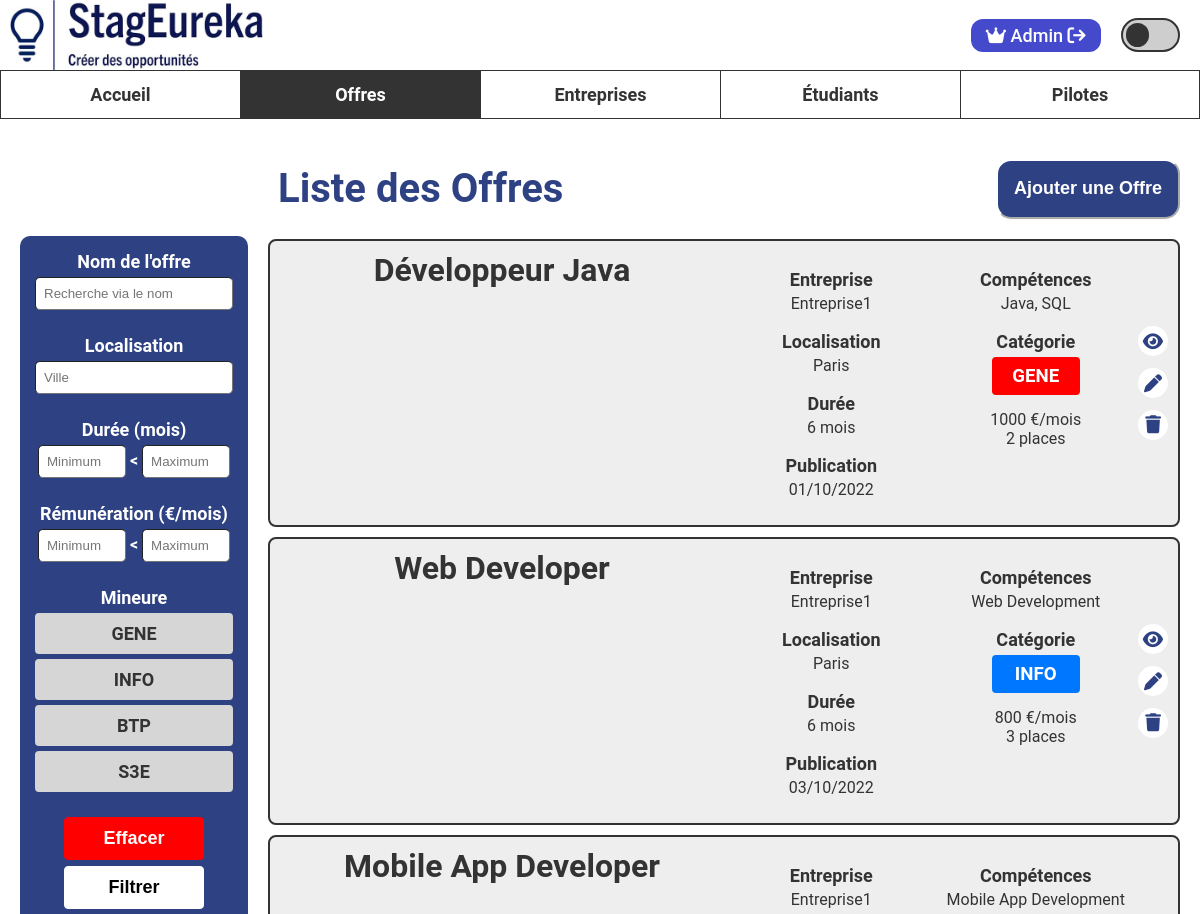
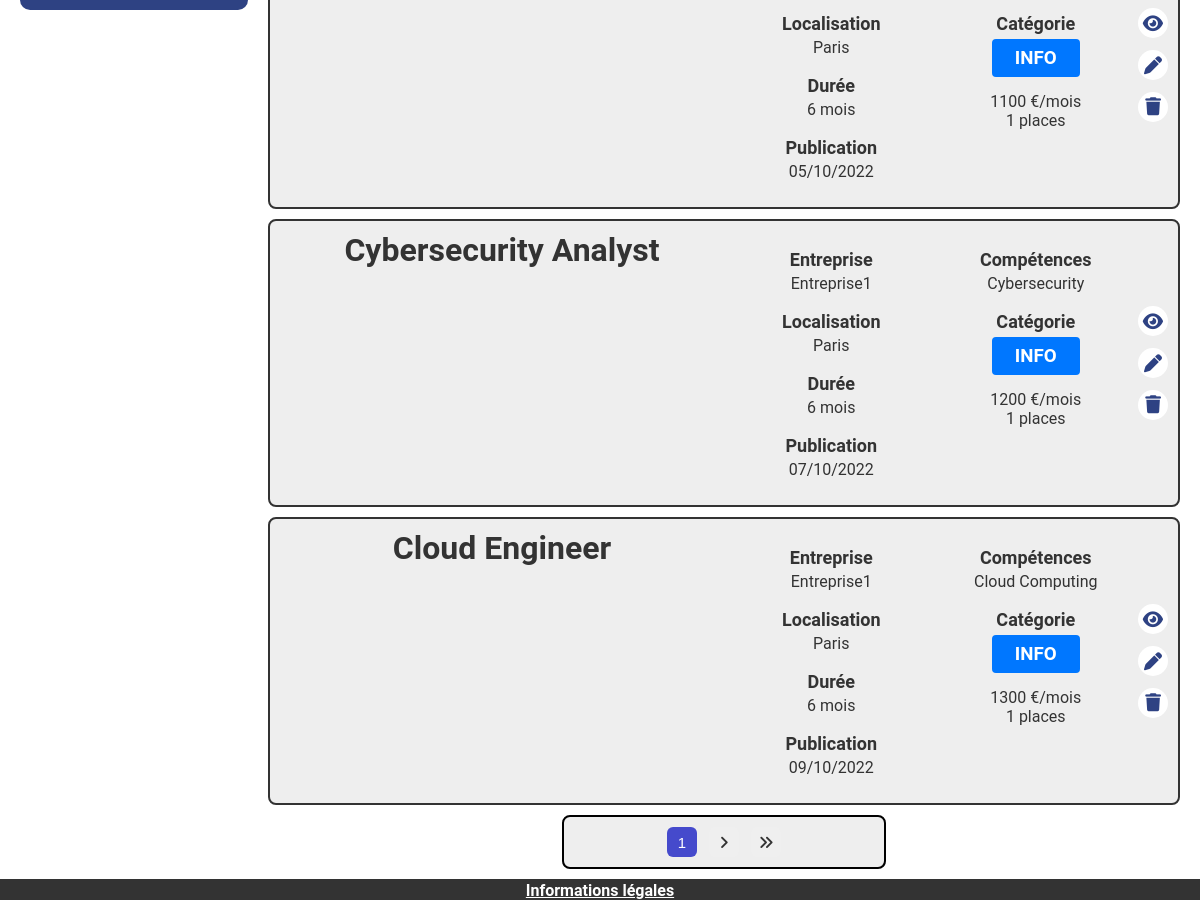
Page /www/offre/liste (signed in) on the committed database (2 pictures, top to bottom).
### tables this page shows
CREATE TABLE InternshipOffer(
   idInternshipOffer INT NOT NULL AUTO_INCREMENT,
   skills VARCHAR(258) NOT NULL,
   title VARCHAR(50) NOT NULL,
   description TEXT NOT NULL,
   remuneration FLOAT NOT NULL,
   offerDate DATE NOT NULL,
   numberOfPlaces INT NOT NULL,
   duration INT NOT NULL,
   minor VARCHAR(4) NOT NULL,
 
 
 
 
   pictureURL TEXT NOT NULL DEFAULT "",
   idAddress INT NOT NULL,
   idCompany INT NOT NULL,
   PRIMARY KEY(idInternshipOffer),
   FOREIGN KEY(idAddress) REFERENCES Address(idAddress),
   FOREIGN KEY(idCompany) REFERENCES Company(idCompany)
);

CREATE TABLE Company (
   idCompany INT NOT NULL AUTO_INCREMENT,
   nameCompany VARCHAR(50) NOT NULL,
   activityAera VARCHAR(50) NOT NULL,
   applicationAmount INT NOT NULL DEFAULT 0,
   visible TINYINT(1) NOT NULL DEFAULT 1,
   PRIMARY KEY(idCompany)
);

CREATE TABLE City(
   idCity INT NOT NULL AUTO_INCREMENT,
   cityName VARCHAR(50),
   addressCode VARCHAR(10),
   PRIMARY KEY(idCity)
);

CREATE TABLE Address(
   idAddress INT NOT NULL AUTO_INCREMENT,
   streetNumber INT NOT NULL,
   streetName VARCHAR(50) NOT NULL,
   idCity INT NOT NULL,
   PRIMARY KEY(idAddress),
   FOREIGN KEY(idCity) REFERENCES City(idCity)
);

### www/modele/offre_modele.php (called while the page is built, shortened)
<?php
require_once "entreprise_modele.php";
require_once "adresse_modele.php";
class Offre {
    public function __construct(
        int $id,
        string $titre,
        string $description,
        string $competences,
        float $remuneration,
        int $places,
        int $duree,
        string $mineure,
        string $urlImage,
        DateTime $dateDebut,
        Adresse $adresse,
        Entreprise $entreprise
    ) {
        $this->id = $id;
        $this->titre = $titre;
        $this->competences = $competences;
        $this->remuneration = $remuneration;
        $this->places = $places;
        $this->duree = $duree;
        $this->mineure = $mineure;
        $this->dateDebut = $dateDebut;
        $this->adresse = $adresse;
        $this->entreprise = $entreprise;
    }
}
function getOffresFiltre(
    string $nomOffre,
    string $ville,
    int $dureeMin,
    int $dureeMax,
    int $remunerationMin,
    int $remunerationMax,
    bool $wishlist,
    bool $gene,
    bool $info,
    bool $btp,
    bool $s3e,
    int $idEtudiant=-1
) : array {
    $pdo = connexionBDD();
    $filtres = [];
    $sql = "SELECT * FROM InternshipOffer intern
    JOIN Company comp ON intern.idCompany = comp.idCompany
    JOIN Address a ON intern.idAddress = a.idAddress
    JOIN City c ON a.idCity = c.idCity
    WHERE 1";
    $requete = $pdo->prepare($sql);
    $requete->execute($filtres);
    $reponseBdd = $requete->fetchAll(PDO::FETCH_ASSOC);
    $offres = [];
    foreach ($reponseBdd as $offre) {
        try {
            $dateDebut = new DateTime($offre["offerDate"]);
        } catch (Exception $e) {
            continue;
        }
        $mineure = $offre["minor"];
        $adresse = getAdresse($offre["idAddress"]);
        $entreprise = getEntreprise($offre["idCompany"], false);
        $offres[] =  new Offre(
            $offre["idInternshipOffer"],
            $offre["title"],
            $offre["description"],
            $offre["skills"],
            $offre["remuneration"],
            $offre["numberOfPlaces"],
            $offre["duration"],
            $mineure,
            $offre["pictureURL"],
            $dateDebut,
            $adresse,
            $entreprise
        );
    }
    return $offres;
}

### www/modele/adresse_modele.php (called while the page is built, shortened)
<?php
class Adresse {
    public function __construct(int $id, int $numero, string $rue, string $ville, string $codePostal) {
        $this->ville = $ville;
    }
}
function getAdresse(int $id): ?Adresse {
    $pdo = connexionBDD();
    $requete = $pdo->prepare(
        "SELECT a.idAddress, a.streetNumber, a.streetName, c.cityName, c.addressCode
        FROM Address a
        JOIN City c ON (a.idCity = c.idCity)"
    );
    $requete->execute([]);
    $adresse = $requete->fetch();
    return new Adresse(
        $adresse["idAddress"],
        $adresse["streetNumber"],
        $adresse["streetName"],
        $adresse["cityName"],
        $adresse["addressCode"]
    );
}
function getAdressesEntreprise(int $idEntreprise): ?array {
    $pdo = connexionBDD();
    $requete = $pdo->prepare(
        "SELECT a.idAddress, a.streetNumber, a.streetName, city.cityName, city.addressCode
        FROM Company company
        JOIN is_settle s ON (company.idCompany = s.idCompany)
        JOIN Address a ON (s.idAddress = a.idAddress)
        JOIN City city ON (a.idCity = city.idCity)
        WHERE company.idCompany = :idEntreprise"
    );
    $requete->execute([
        ":idEntreprise" => $idEntreprise
    ]);
    $reponseBdd = $requete->fetchAll(PDO::FETCH_ASSOC);
    $adresses = [];
    foreach ($reponseBdd as $adresse) {
        $adresses[] = new Adresse(
            $adresse["idAddress"],
            $adresse["streetNumber"],
            $adresse["streetName"],
            $adresse["cityName"],
            $adresse["addressCode"]
        );
    }
    return $adresses;
}

### www/modele/entreprise_modele.php (called while the page is built, shortened)
<?php
require_once "adresse_modele.php";
class Entreprise {
    public function __construct(int $id, string $nom, string $activite, int $nbCandidats, bool $visible, float $noteEtudiants, float $notePilotes, array $adresses) {
        $this->nom = $nom;
    }
}
function getEntreprise(int $idEntreprise, bool $cacherInvisible): ?Entreprise {
    $pdo = connexionBDD();
    $sql = "SELECT * FROM Company WHERE idCompany = :idEntreprise";
    $requete = $pdo->prepare($sql);
    $requete->execute([
        ":idEntreprise" => $idEntreprise
    ]);
    $reponseBdd = $requete->fetch(PDO::FETCH_ASSOC);
    $entreprise = new Entreprise(
        $reponseBdd["idCompany"],
        $reponseBdd["nameCompany"],
        $reponseBdd["activityAera"],
        $reponseBdd["applicationAmount"],
        $reponseBdd["visible"],
        getMoyenneNotesEntreprise($reponseBdd["idCompany"], "ETUDIANT"),
        getMoyenneNotesEntreprise($reponseBdd["idCompany"], "PILOTE"),
        getAdressesEntreprise($reponseBdd["idCompany"])
    );
    return $entreprise;
}

### www/outils.php (called while the page is built, shortened)
<?php
function estAdmin(): bool {
    return isset($_SESSION["id"]) && isset($_SESSION["typeUtilisateur"]) && $_SESSION["typeUtilisateur"] == "ADMINISTRATEUR";
}

### www/vue/php/offre/liste_offres_vue.php (the view, shortened to what this page needs)
<?php
include_once "outils.php";
?>
<main class="main-affichage" id="main-liste-offres">
    <form action="<?= ADRESSE_SITE ?>/offre/liste" method="post" id="form-filtres">
        <div class="block-recherche" id="block-recherche-offres">
            <div class="barres-recherche">
                <div>
                    <div class="element-recherche">
                        <label for="filtre-nom-offre">Nom de l'offre</label>
                        <input type="text" placeholder="Recherche via le nom" class="case-recherche" id="filtre-nom-offre" name="nomOffre" value="<?= isset($_POST["nomOffre"]) ? $_POST["nomOffre"] : "" ?>">
                    </div>
                    <div class="element-recherche" id="localisation-recherche">
                        <h3>Localisation</h3>
                        <div id="conteneur-localisation-filtre">
                            <input type="text" placeholder="Ville" class="case-recherche" id="filtre-localisation-ville" name="ville" value="<?= isset($_POST["ville"]) ? $_POST["ville"] : "" ?>">
                        </div>
                    </div>
                </div>
                <div>
                    <div class="element-recherche" id="duree-recherche">
                        <h3>Durée (mois)</h3>
                        <div id="conteneur-duree-filtre">
                            <input type="number" class="case-court" placeholder="Minimum" name="dureeMin" value="<?= isset($_POST["dureeMin"]) ? $_POST["dureeMin"] : "" ?>">
                            &lt;
                            <input type="number" class="case-court" placeholder="Maximum" name="dureeMax" value="<?= isset($_POST["dureeMax"]) ? $_POST["dureeMax"] : "" ?>">
                        </div>
                    </div>
                    <div class="element-recherche" id="remuneration-recherche">
                        <h3>Rémunération (€/mois)</h3>
                        <div id="conteneur-remuneration-filtre">
                            <input type="number" class="case-court" placeholder="Minimum" name="remunerationMin" value="<?= isset($_POST["remunerationMin"]) ? $_POST["remunerationMin"] : "" ?>">
                            &lt;
                            <input type="number" class="case-court" placeholder="Maximum" name="remunerationMax" value="<?= isset($_POST["remunerationMax"]) ? $_POST["remunerationMax"] : "" ?>">
                        </div>
                    </div>
                </div>
            </div>
            <div class="mineures-recherche">
                <div class="element-recherche" id="options">
                    <h3>Mineure</h3>
                    <div id="block-mineure">
                        <label class="label-mineure label-gene" for="gene">GENE</label>
                        <label class="label-mineure label-info" for="info">INFO</label>
                        <label class="label-mineure label-btp" for="btp">BTP</label>
                        <label class="label-mineure label-s3e" for="s3e">S3E</label>
                    </div>
                </div>
            </div>
            <button type="reset" class="bouton-filtrage">Effacer</button>
            <button type="submit" class="bouton-filtrage">Filtrer</button>
        </div>
        <?php
        $page = isset($_POST["page"]) ? intval($_POST["page"]) : 1;
        ?>
    </form>
    <div class="affichage-cartes">
        <div class="haut-page-liste-resultats">
            <h1 id="haut-h1">Liste des Offres</h1>
            <button id="haut-bouton" onclick="location.href='<?= ADRESSE_SITE ?>/offre/creer'">Ajouter une Offre</button>
        </div>
        <div id="selection-entreprise">
            <?php for ($i = ($page - 1) * NB_RESULTATS_PAGE; $i < min(count($offres), $page * NB_RESULTATS_PAGE); $i++) { ?>
                <?php $offre = $offres[$i] ?>
                <div class="carte carte-offre" id="carte-offre-<?= $offre->id ?>">
                    <div class="info-carte">
                        <div class="element-partition titre-image-offre">
                            <div class="nom-offre-titre"><?= $offre->titre ?></div>
                        </div>
                        <div class="contenu-offre">
                            <div class="element-partition">
                                <div class="element-carte">
                                    <p class="element-carte-titre">Entreprise</p>
                                    <p class="element-carte-valeur"><?= $offre->entreprise->nom ?></p>
                                </div>
                                <div class="element-carte">
                                    <p class="element-carte-titre">Localisation</p>
                                    <p class="element-carte-valeur"><?= $offre->adresse->ville ?></p>
                                </div>
                                <div class="element-carte">
                                    <p class="element-carte-titre">Durée</p>
                                    <p class="element-carte-valeur"><?= $offre->duree ?> mois</p>
                                </div>
                                <div class="element-carte">
                                    <p class="element-carte-titre">Publication</p>
                                    <p class="element-carte-valeur"><?= $offre->dateDebut->format("d/m/Y") ?></p>
                                </div>
                            </div>
                            <div class="element-partition">
                                <div class="element-carte">
                                    <p class="element-carte-titre">Compétences</p>
                                    <p class="element-carte-valeur"><?= $offre->competences ?></p>
                                </div>
                                <div class="element-carte">
                                    <p class="element-carte-titre">Catégorie</p>
                                    <div class="carte-mineure-offre">
                                        <h3 class="label-mineure label-mineure-offre carte-<?= strtolower($offre->mineure) ?>"><?= $offre->mineure ?></h3>
                                    </div>
                                </div>
                                <div class="element-carte">
                                    <p class="element-carte-valeur"><?= $offre->remuneration ?> €/mois<br><?= $offre->places ?> places</p>
                                </div>
                            </div>
                            <div class="boutons-carte">
                                <button class="bouton-carte" onclick="location.href='<?= ADRESSE_SITE ?>/offre/lire/<?= $offre->id ?>'">
                                    <i class="fa-solid fa-eye"></i>
                                </button>
                                <?php if (estAdmin() || estPilote()) { ?>
                                    <button class="bouton-carte" onclick="location.href='<?= ADRESSE_SITE ?>/offre/modifier/<?= $offre->id ?>'">
                                        <i class="fa-solid fa-pen"></i>
                                    </button>
                                    <button class="bouton-carte" onclick="location.href='<?= ADRESSE_SITE ?>/offre/supprimer/<?= $offre->id ?>'">
                                        <i class="fa-solid fa-trash"></i>
                                    </button>
                                <?php } ?>
                            </div>
                        </div>
                    </div>
                </div>
            <?php } ?>
            <div class="conteneur-pagination-cartes">
                <div class="pagination-cartes" id="pagination">
                    <button class="bouton-nav" id="pagination-numero-actuel" hidden><?= $page ?></button>
                    <button class="bouton-nav" id="pagination-suivant" hidden><i class="fa-solid fa-angle-right"></i></button>
                    <button class="bouton-nav" id="pagination-fin" hidden><i class="fa-solid fa-angles-right"></i></button>
                </div>
            </div>
        </div>
    </div>
</main>
<?php
include "vue/php/mise_en_page_vue.php";
?>

### rows in the picture
internshipoffer: title "Développeur Java", duration "6", skills "Java, SQL", minor "GENE", remuneration "1000", numberOfPlaces "2"
company: nameCompany "Entreprise1"
city: cityName "Paris"
internshipoffer: title "Web Developer", idCompany.nameCompany "Entreprise1", duration "6", format "03/10/2022", skills "Web Development", minor "INFO", remuneration "800", numberOfPlaces "3"
internshipoffer: title "Mobile App Developer", duration "6", skills "Mobile App Development", minor "INFO", remuneration "1100"
address: idAddress "1"
internshipoffer: title "Cybersecurity Analyst", idCompany.nameCompany "Entreprise1", duration "6", format "07/10/2022", skills "Cybersecurity", minor "INFO", remuneration "1200", idAddress.idAddress "1"
internshipoffer: title "Cloud Engineer", idCompany.nameCompany "Entreprise1", duration "6", format "09/10/2022", skills "Cloud Computing", minor "INFO", remuneration "1300", idAddress.idAddress "1"

### other values in the picture
$_SESSION["prenom"] "Admin"
$offre->dateDebut->format("d/m/Y") "01/10/2022"
$offre->dateDebut->format("d/m/Y") "05/10/2022"
$page "1"
